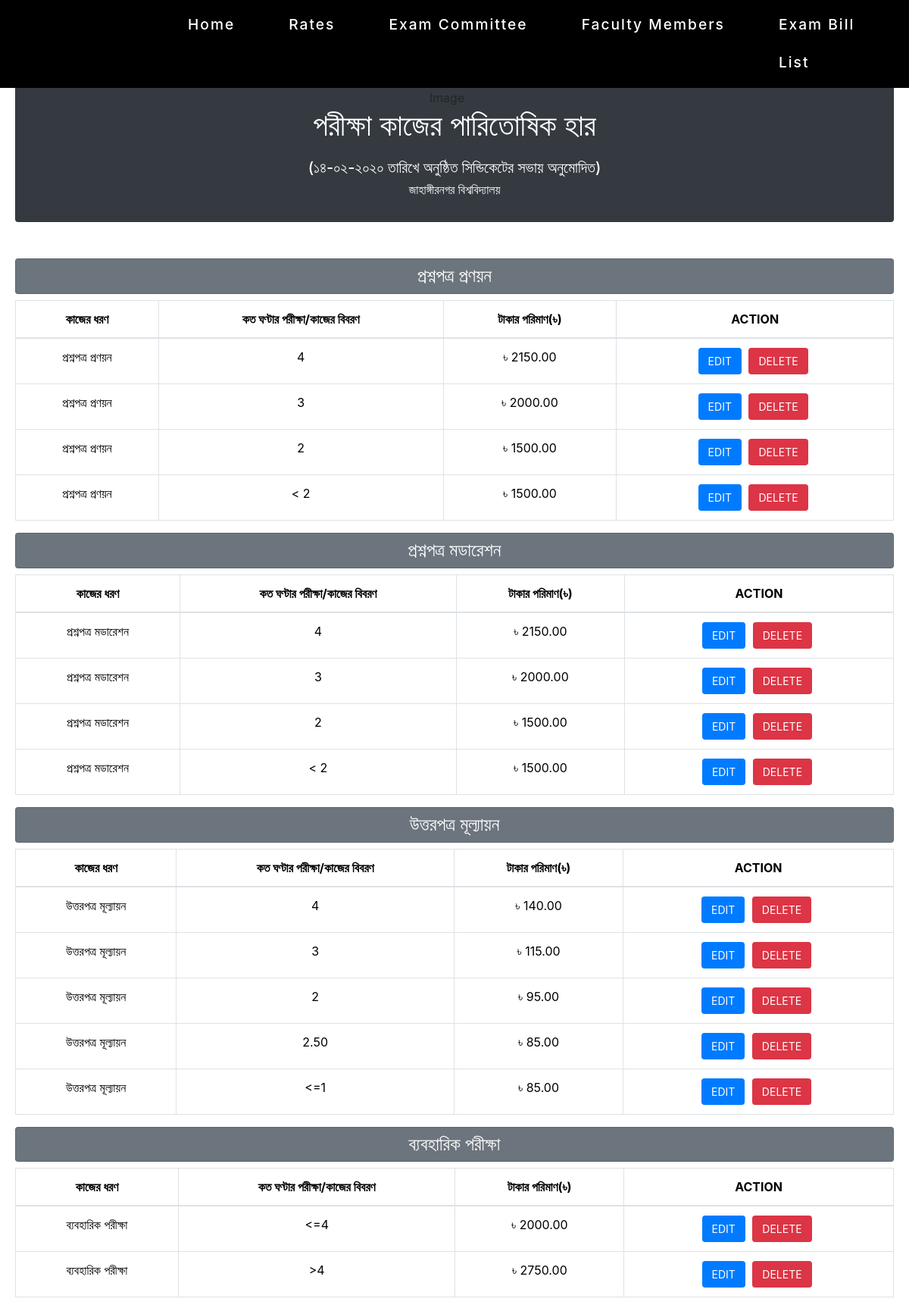
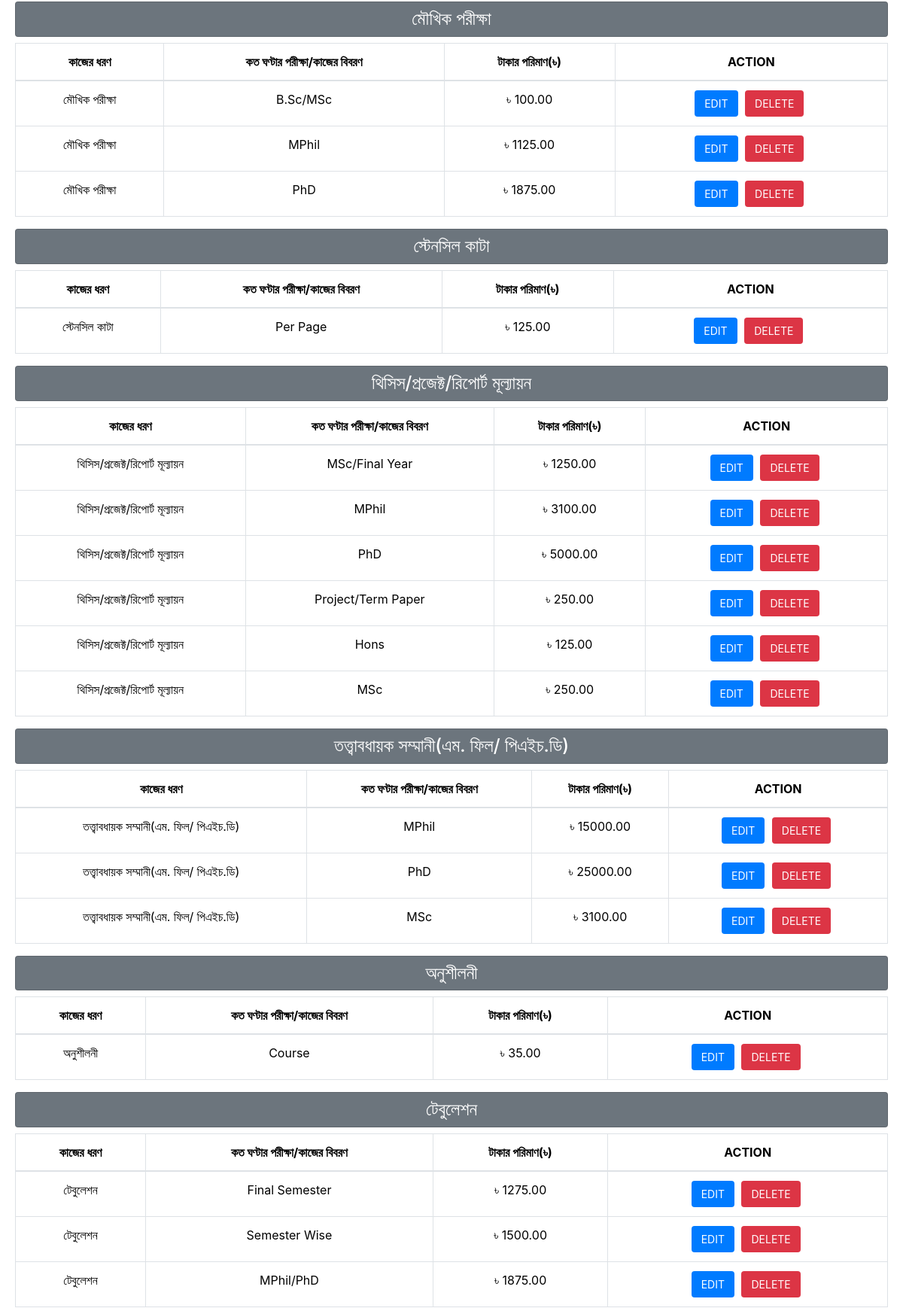
/day4app/rates/ (upper part), run on the app's committed database (2 pictures, top to bottom).
### day4app/models.py (models this page shows, shortened)
class Rate(models.Model):
    OPTION_CHOICES = [
        ('Making Question Paper', 'প্রশ্নপত্র প্রণয়ন'),
        ('Evaluating Answer Scripts', 'উত্তরপত্র মূল্যায়ন'),
        ('Lab Exam', 'ব্যবহারিক পরীক্ষা'),
        ('Viva Exam', 'মৌখিক পরীক্ষা'),
        ('Question Moderation', 'প্রশ্নপত্র মডারেশন'),
        ('Stencil', 'স্টেনসিল কাটা'),
        ('Translation', 'অনুবাদ'),
        ('Thesis/Project/Report Evaluation', 'থিসিস/প্রজেক্ট/রিপোর্ট মূল্যায়ন'),
        ('Practice', 'অনুশীলনী'),
        ('Tabulation', 'টেবুলেশন'),
        ('Exam Committee Chief_s Remuneration', 'কমিটির সভাপতির পারিতোষিক'),
        ('Remuneration of Supervisor(M.Phil/PhD)', 'তত্ত্বাবধায়ক সম্মানী(এম. ফিল/ পিএইচ.ডি'),
    ]
    name = models.CharField(max_length=100, choices=OPTION_CHOICES)
    category = models.CharField(max_length=100)
    value = models.DecimalField(max_digits=10, decimal_places=2)

### day4app/views.py (the view)
# urls.py: path('rates/', views.rate_list, name='rate_list'),
def rate_list(request):
    rates = Rate.objects.all()
    return render(request, 'day4/rate_list.html', {'rates': rates})

### templates/day4/rate_list.html (shortened to what this page needs)
<!DOCTYPE html>
<html lang="en">
<head>
  <link href="https://cdn.jsdelivr.net/npm/bootstrap@5.3.2/dist/css/bootstrap.min.css" rel="stylesheet">
  <link rel="stylesheet" href="https://maxcdn.bootstrapcdn.com/bootstrap/4.5.2/css/bootstrap.min.css">
  <link href="https://cdnjs.cloudflare.com/ajax/libs/font-awesome/5.15.4/css/all.min.css" rel="stylesheet">
</head>
<body>
  <nav class="navbar navbar-expand-lg navbar-dark fixed-top mb-4">
    <div class="collapse navbar-collapse" id="navbarNavDropdown">
        <ul class="navbar-nav">
            <li class="nav-item">
                <a class="nav-link" href="{% url 'main' %}">Home</a>
            </li>
            <li class="nav-item dropdown">
                <a class="nav-link dropdown-toggle" href="#" id="ratesDropdown" role="button">
                    Rates
                </a>
            </li>
            <li class="nav-item dropdown">
                <a class="nav-link dropdown-toggle" href="#" id="examCommitteeDropdown" role="button">
                    Exam Committee
                </a>
            </li>
            <li class="nav-item dropdown">
                <a class="nav-link dropdown-toggle" href="#" id="facultyMembersDropdown" role="button">
                    Faculty Members
                </a>
            </li>
            <li class="nav-item">
                <a class="nav-link" href="{% url 'display_data' %}">Exam Bill List</a>
            </li>
        </ul>
    </div>
</nav>
<div class="d-block p-2 bg-dark card p-4 mb-5 mt-5 custom-card text-center">
  <img src="https://upload.wikimedia.org/wikipedia/commons/f/fc/Official_seal_of_Jahangirnagar_University.png" alt="Example Image">
  <div>
      <h1 class="text-white text-center">পরীক্ষা কাজের পারিতোষিক হার</h1>
      <h5 class="text-white text-center">(১৪-০২-২০২০ তারিখে অনুষ্ঠিত সিন্ডিকেটের সভায় অনুমোদিত)</h5>
      <h6 class="text-white text-center">জাহাঙ্গীরনগর বিশ্ববিদ্যালয়</h6>
  </div>
</div>
  {% regroup rates by name as grouped_rates %}
  {% for group in grouped_rates %}
  {% if group.grouper == "Making Question Paper" %}
    <h4 class="text-center p-2 d-block bg-secondary card text-white">প্রশ্নপত্র প্রণয়ন</h4>
  {% elif group.grouper == "Evaluating Answer Scripts" %}
    <h4 class="text-center p-2 d-block bg-secondary card text-white">উত্তরপত্র মূল্যায়ন</h4>
  {% elif group.grouper == "Lab Exam" %}
    <h4 class="text-center p-2 d-block bg-secondary card text-white">ব্যবহারিক পরীক্ষা</h4>
  {% elif group.grouper == "Viva Exam" %}
    <h4 class="text-center p-2 d-block bg-secondary card text-white">মৌখিক পরীক্ষা</h4>
  {% elif group.grouper == "Question Moderation" %}
    <h4 class="text-center p-2 d-block bg-secondary card text-white">প্রশ্নপত্র মডারেশন</h4>
  {% elif group.grouper == "Stencil" %}
    <h4 class="text-center p-2 d-block bg-secondary card text-white">স্টেনসিল কাটা</h4>
  {% elif group.grouper == "Translation" %}
    <h4 class="text-center p-2 d-block bg-secondary card text-white">অনুবাদ</h4>
  {% elif group.grouper == "Thesis/Project/Report Evaluation" %}
    <h4 class="text-center p-2 d-block bg-secondary card text-white" >থিসিস/প্রজেক্ট/রিপোর্ট মূল্যায়ন</h4>
  {% elif group.grouper == "Exercise" %}
    <h4 class="text-center p-2 d-block bg-secondary card text-white">অনুশীলনী</h4>
  {% elif group.grouper == "Tabulation" %}
    <h4 class="text-center p-2 d-block bg-secondary card text-white">টেবুলেশন</h4>
  {% elif group.grouper == "Exam Committee Chief_s Remuneration" %}
    <h4 class="text-center p-2 d-block bg-secondary card text-white">কমিটির সভাপতির পারিতোষিক</h4>
    {% elif group.grouper == "Practice" %}
    <h4 class="text-center p-2 d-block bg-secondary card text-white">অনুশীলনী</h4>
    {% elif group.grouper == "Remuneration of Supervisor(M.Phil/PhD)" %}
    <h4 class="text-center p-2 d-block bg-secondary card text-white">তত্ত্বাবধায়ক সম্মানী(এম. ফিল/ পিএইচ.ডি)</h4>
  {% endif %}
    <table class="table table-bordered">
      <thead>
        <tr>
          <th class="text-center">কাজের ধরণ</th>
          <th class="text-center">কত ঘণ্টার পরীক্ষা/কাজের বিবরণ</th>
          <th class="text-center">টাকার পরিমাণ(৳)</th>
          <th class="text-center">ACTION</th>
        </tr>
      </thead>
      <tbody>
        {% for rate in group.list %}
          <tr>
            <td class="text-center">
              {% if rate.name == "Making Question Paper" %}
                প্রশ্নপত্র প্রণয়ন
              {% elif rate.name == "Evaluating Answer Scripts" %}
                উত্তরপত্র মূল্যায়ন
              {% elif rate.name == "Lab Exam" %}
                ব্যবহারিক পরীক্ষা
              {% elif rate.name == "Viva Exam" %}
                মৌখিক পরীক্ষা
              {% elif rate.name == "Question Moderation" %}
                প্রশ্নপত্র মডারেশন
              {% elif rate.name == "Stencil" %}
                স্টেনসিল কাটা
                {% elif rate.name == "Practice" %}
                অনুশীলনী
              {% elif rate.name == "Translation" %}
                অনুবাদ
              {% elif rate.name == "Thesis/Project/Report Evaluation" %}
                থিসিস/প্রজেক্ট/রিপোর্ট মূল্যায়ন
              {% elif rate.name == "Exercise" %}
                অনুশীলনী
              {% elif rate.name == "Tabulation" %}
                টেবুলেশন
              {% elif rate.name == "Exam Committee Chief's Remuneration" %}
                কমিটির সভাপতির পারিতোষিক
              {% elif rate.name == "Remuneration of Supervisor(M.Phil/PhD)" %}
                তত্ত্বাবধায়ক সম্মানী(এম. ফিল/ পিএইচ.ডি)
              {% endif %}
            </td>
            <td class="text-center">{{ rate.category }}</td>
            <td class="text-center">৳ {{ rate.value }}</td>
            <td class="text-center">
              <a href="{% url 'edit_rate' rate.id %}" class="btn btn-edit">EDIT</a>
              <a href="{% url 'delete_rate' rate.id %}" class="btn btn-delete">DELETE</a>
            </td>
          </tr>
        {% endfor %}
      </tbody>
    </table>
  {% endfor %}
</body>
</html>

### templates/day4/rate_list.html (style rules this page uses)
body { padding: 20px; }
h1 { margin-bottom: 20px; }
table { width: 100%; border-collapse: collapse; margin-bottom: 20px; }
th, td { padding: 8px; text-align: left; border-bottom: 1px solid #ddd; }
th { background-color: #f2f2f2; }
td:last-child { text-align: center; }
a { text-decoration: none; margin-right: 5px; }
.btn { padding: 6px 12px; font-size: 14px; border-radius: 4px; }
.btn-edit { background-color: #007bff; color: #fff; }
.btn-delete { background-color: #dc3545; color: #fff; }
.navbar { background-color: #000000; width: 100%; padding:0 0 0 20%; }
.navbar-nav .nav-item { margin: 0 50px 0 0; }
.navbar-nav .nav-link { color: #ffffff !important; font-size: 1.2rem; font-weight:500; line-height: 2.6; letter-spacing: 2px; }
.dropdown-toggle::after { display: none; }
.custom-card { display: flex; align-items: center; }
.custom-card img { max-width: 100px; margin-right: 20px; }

### data on the page
Rate: shows "প্রশ্নপত্র প্রণয়ন", category "4", value "2150.00"
Rate: shows "প্রশ্নপত্র প্রণয়ন", category "3", value "2000.00"
Rate: shows "প্রশ্নপত্র প্রণয়ন", category "2", value "1500.00"
Rate: shows "প্রশ্নপত্র প্রণয়ন", category "< 2", value "1500.00"
Rate: shows "প্রশ্নপত্র মডারেশন", category "4", value "2150.00"
Rate: shows "প্রশ্নপত্র মডারেশন", category "3", value "2000.00"
Rate: shows "প্রশ্নপত্র মডারেশন", category "2", value "1500.00"
Rate: shows "প্রশ্নপত্র মডারেশন", category "< 2", value "1500.00"
Rate: shows "উত্তরপত্র মূল্যায়ন", category "4", value "140.00"
Rate: shows "উত্তরপত্র মূল্যায়ন", category "3", value "115.00"
Rate: shows "উত্তরপত্র মূল্যায়ন", category "2", value "95.00"
Rate: shows "উত্তরপত্র মূল্যায়ন", category "2.50", value "85.00"
Rate: shows "উত্তরপত্র মূল্যায়ন", category "<=1", value "85.00"
Rate: name "ব্যবহারিক পরীক্ষা", category "<=4", value "2000.00"
Rate: name "ব্যবহারিক পরীক্ষা", category ">4", value "2750.00"
Rate: name "মৌখিক পরীক্ষা", category "B.Sc/MSc", value "100.00"
Rate: name "মৌখিক পরীক্ষা", category "MPhil", value "1125.00"
Rate: name "মৌখিক পরীক্ষা", category "PhD", value "1875.00"
Rate: name "স্টেনসিল কাটা", category "Per Page", value "125.00"
Rate: shows "থিসিস/প্রজেক্ট/রিপোর্ট মূল্যায়ন", category "MSc/Final Year", value "1250.00"
Rate: shows "থিসিস/প্রজেক্ট/রিপোর্ট মূল্যায়ন", category "MPhil", value "3100.00"
Rate: shows "থিসিস/প্রজেক্ট/রিপোর্ট মূল্যায়ন", category "PhD", value "5000.00"
Rate: shows "থিসিস/প্রজেক্ট/রিপোর্ট মূল্যায়ন", category "Project/Term Paper", value "250.00"
Rate: shows "থিসিস/প্রজেক্ট/রিপোর্ট মূল্যায়ন", category "Hons", value "125.00"
Rate: shows "থিসিস/প্রজেক্ট/রিপোর্ট মূল্যায়ন", category "MSc", value "250.00"
Rate: shows "তত্ত্বাবধায়ক সম্মানী(এম. ফিল/ পিএইচ.ডি)", category "MPhil", value "15000.00"
Rate: shows "তত্ত্বাবধায়ক সম্মানী(এম. ফিল/ পিএইচ.ডি)", category "PhD", value "25000.00"
Rate: shows "তত্ত্বাবধায়ক সম্মানী(এম. ফিল/ পিএইচ.ডি)", category "MSc", value "3100.00"
Rate: name "অনুশীলনী", category "Course", value "35.00"
Rate: name "টেবুলেশন", category "Final Semester", value "1275.00"
Rate: name "টেবুলেশন", category "Semester Wise", value "1500.00"
Rate: name "টেবুলেশন", category "MPhil/PhD", value "1875.00"
